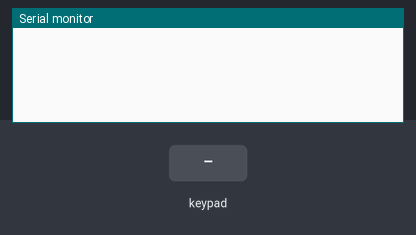
This sketch was run on a simulated Arduino Uno, built with avr-gcc and run on an emulated ATmega328P. Parts: the last lines printed to the serial monitor. The inputs (shaded band) are chosen by the test bench.

Above: at 1.2 s.
1.3 s: key '0' pressed
At 2.5 s:
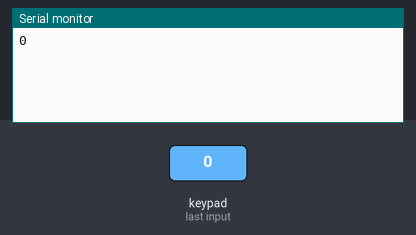
2.8 s: keypad keys 5 4 3 2 A pressed 0.4 s apart
At 5.1 s:
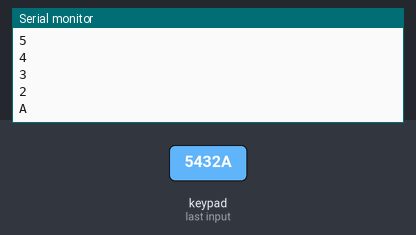
6.3 s: key 'B' pressed
At 7.5 s:
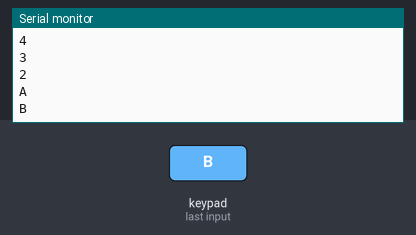
7.8 s: keypad keys 5 4 3 2 D pressed 0.4 s apart
At 9.9 s:
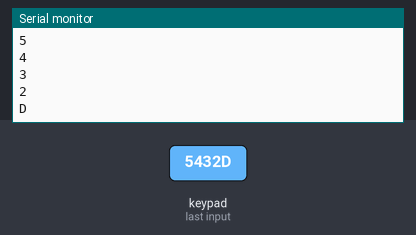
11.3 s: key 'C' pressed
At 12.5 s:
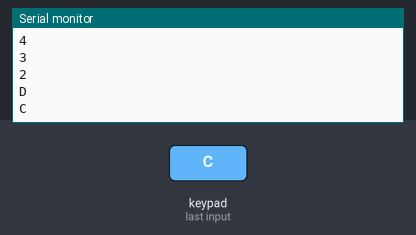
12.8 s: key 'E' pressed
At 13.8 s:
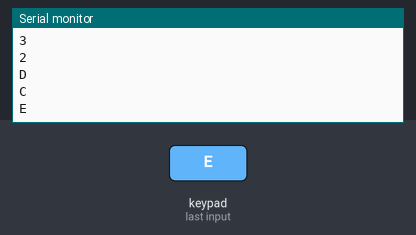
Timing chart, 0 to 15.3 s (numbered marks = the images above; inputs shaded):
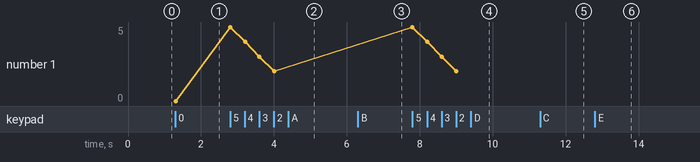

The sketch:

Keypad2.ino
```cpp
#include <Keypad.h> // keypad 라이브러리 포함


const byte ROWS = 4; // 행의 갯수
const byte COLS = 4; // 열의 갯수


// 배열로 각 버튼을 숫자나 문자로 대응
char myKeys[ROWS][COLS] = {
 {'0','1','2','3'},
 {'4','5','6','7'},
 {'8','9','A','B'},
 {'C','D','E','F'}
};
byte rowPins[ROWS] = {5, 4, 3, 2}; // 행(Raw)가 연결된 아두이노 핀 번호
byte colPins[COLS] = {8, 9, 10, 11}; // 열(column)가 연결된 아두이노 핀 번호


// keypad 객체 인스턴스화 Keypad(makeKeymap(userKeymap), row[], col[], rows, cols)
Keypad customKeypad = Keypad( makeKeymap(myKeys), rowPins, colPins, ROWS, COLS);


void setup()
{
 Serial.begin(9600); // 통신속도 9600으로 시리얼 통신 시작
}
 void loop()
{
 // getKey()는 키패드에서 입력된 값이 있을경우 반환합니다.
 char customKey = customKeypad.getKey();
  if (customKey)  // 입력된 값이 있으면, 출력
 {
   Serial.println(customKey);
 }
}
```

Measured:
- after the input at 1.3 s, the serial monitor: prints a new line at once (image 1)
- after the input at 2.8 s, the serial monitor: prints a new line at once (image 2)
- after the input at 6.3 s, the serial monitor: prints a new line at once (image 3)
- after the input at 7.8 s, the serial monitor: prints a new line at once (image 4)
- after the input at 11.3 s, the serial monitor: prints a new line at once (image 5)
- after the input at 12.8 s, the serial monitor: prints a new line at once (image 6)
- plotted number 1: 0 → 2 after the input at 2.8 s
